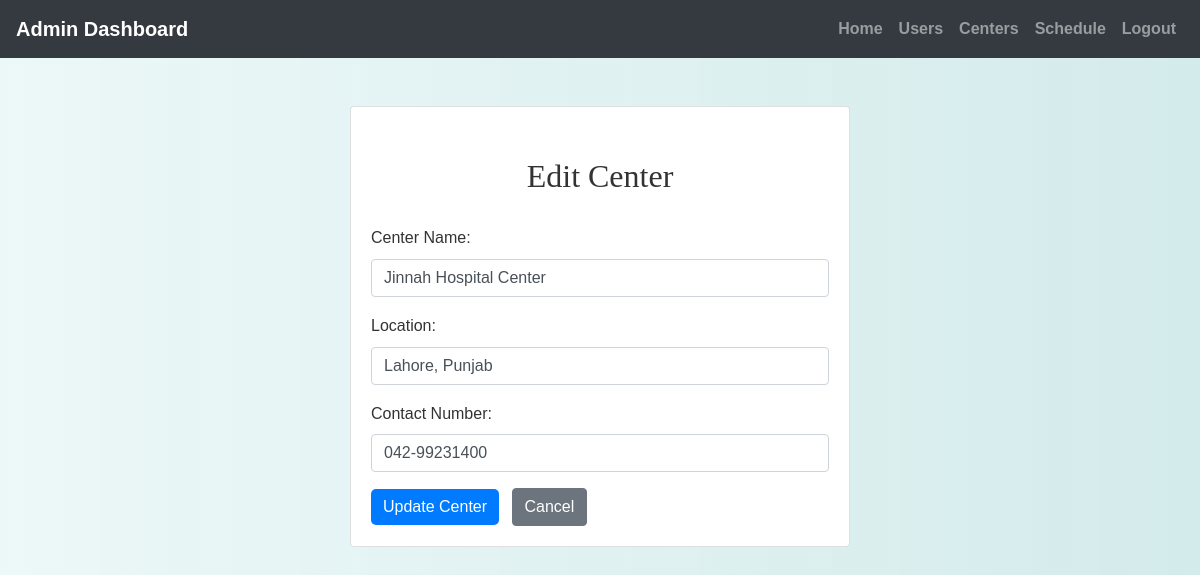
The app's page /admin/edit_center.php?id=2 (signed in) with its own data.
### tables this page shows
CREATE TABLE `vaccination_centers` (
  `id` int(11) NOT NULL,
  `name` varchar(100) NOT NULL,
  `location` varchar(255) NOT NULL,
  `contact_number` varchar(20) NOT NULL
);

### admin/edit_center.php (the view, shortened to what this page needs)
<?php
include('config.php');
$id = intval($_GET['id']);
$sql = "SELECT * FROM vaccination_centers WHERE id = ?";
$stmt = mysqli_prepare($conn, $sql);
mysqli_stmt_bind_param($stmt, "i", $id);
mysqli_stmt_execute($stmt);
$result = mysqli_stmt_get_result($stmt);
$center = mysqli_fetch_assoc($result);
?>
<!DOCTYPE html>
<html>
<head>
    <link rel="stylesheet" href="https://maxcdn.bootstrapcdn.com/bootstrap/4.5.2/css/bootstrap.min.css">
    <link rel="stylesheet" href="../css/style.css">
</head>
<body>
<?php include('admin_navbar.php'); ?>
<div class="container mt-5 mb-5">
        <div class="card mx-auto" style="max-width: 500px;">
        <div class="card-body">
    <h2>Edit Center</h2>
    <form method="post">
        <div class="form-group">
            <label>Center Name:</label>
            <input type="text" name="name" required value="<?= htmlspecialchars($center['name']) ?>" class="form-control">
        </div>
        <div class="form-group">
            <label>Location:</label>
            <input type="text" name="location" required value="<?= htmlspecialchars($center['location']) ?>" class="form-control">
        </div>
        <div class="form-group">
            <label>Contact Number:</label>
            <input type="text" name="contact_number" required value="<?= htmlspecialchars($center['contact_number']) ?>" class="form-control">
        </div>
        <button type="submit" class="btn btn-primary">Update Center</button>
        <a href="view_centers.php" class="btn btn-secondary ml-2">Cancel</a>
    </form>
</div>
</div>
</div>
</body>
</html>

### css/style.css (style rules this page uses)
body { background: linear-gradient(90deg, rgba(233, 246, 246, 0.831), rgba(207, 233, 233, 0.9)); font-family: 'Arial', sans-serif; color: #333; line-height: 1.6; }
h1, h2, h3, h4 { text-align: center; margin-top: 30px; margin-bottom: 30px; font-family: 'Georgia', serif; }
.container { margin-bottom: 40px; }
.btn-primary { color: #fff; border: none; border-radius: 5px; cursor: pointer; transition: background-color 0.3s ease; }
a { color: #006666; text-decoration: none; font-weight: bold; }

### records on screen
vaccination_centers: name "Jinnah Hospital Center", location "Lahore, Punjab", contact_number "042-99231400"
